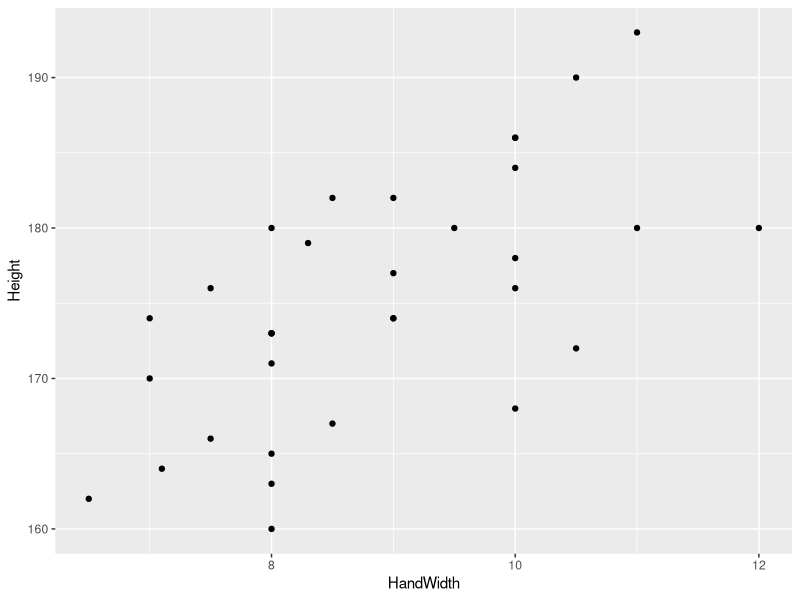
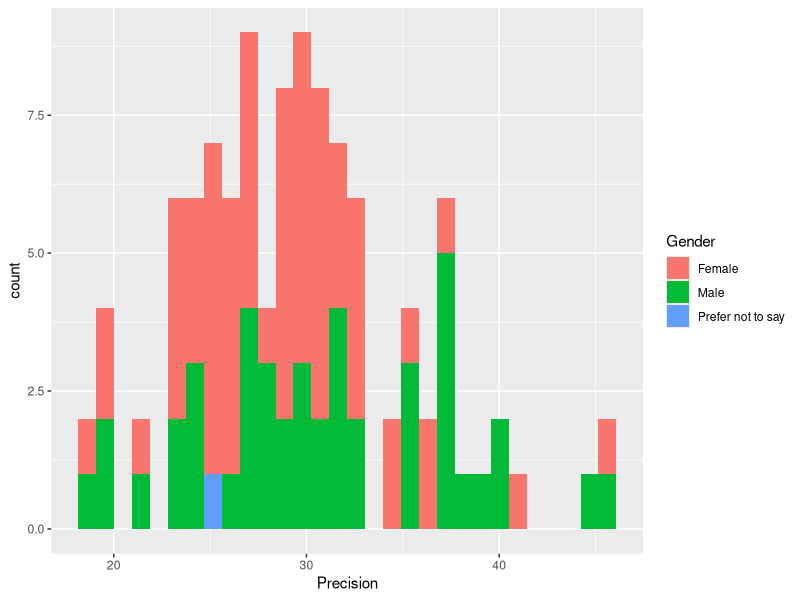

The R script that drew these images, in order: (Note: this script raises an error after producing the figures.)
require(tidyverse)
# Set options:

options(dplyr.summarise.inform = FALSE)



# class data

classData <- read.csv("CourseData/classData.csv")
head(classData)
tail(classData)


ggplot(classData %>% filter(Year == 2019), aes(x = HandWidth, y = Height)) +
  geom_point()

ggplot(classData, aes(x = Precision, fill = Gender)) +
  geom_histogram()

# Are males taller than females?

obsDiff <- classData %>%
  group_by(Gender) %>%
  summarise(meanVal = mean(Height)) %>%
  pull(meanVal) %>%
  diff()

obsDiff
df1 <- data.frame(shuffledDiffs = rep(NA, 1000))

df1$shuffledDiffs <- replicate(1000, classData %>%
  mutate(Gender = sample(Gender)) %>%
  group_by(Gender) %>%
  summarise(meanVal = mean(Height)) %>%
  pull(meanVal) %>%
  diff())

table(df1$shuffledDiffs <= obsDiff) # So the p-value is <0.001

# p-value
sum(df1$shuffledDiffs <= obsDiff) / length(df1$shuffledDiffs)

ggplot(df1, aes(shuffledDiffs)) +
  geom_histogram() +
  geom_vline(xintercept = obsDiff) +
  ggtitle("M vs. F, Height")

# Are reaction times different for males vs. females?

obsDiff <- classData %>%
  group_by(Gender) %>%
  summarise(meanVal = mean(Reaction)) %>%
  pull(meanVal) %>%
  diff()

obsDiff
df1 <- data.frame(shuffledDiffs = NULL)
df1$shuffledDiffs <- replicate(1000, classData %>%
  mutate(Gender = sample(Gender)) %>%
  group_by(Gender) %>%
  summarise(meanVal = mean(Reaction)) %>%
  pull(meanVal) %>%
  diff())

table(shuffledDiffs <= obsDiff) # So the p-value is <0.001
ggplot(df1, aes(shuffledDiffs)) +
  geom_histogram() +
  geom_vline(xintercept = obsDiff) +
  ggtitle("M vs. F, Reaction time")



# Are reaction times different for males vs. females?

obsDiff <- classData %>%
  group_by(Gender) %>%
  summarise(meanVal = mean(Precision)) %>%
  pull(meanVal) %>%
  diff()

obsDiff
df1 <- data.frame(shuffledDiffs = NULL)
df1$shuffledDiffs <- replicate(1000, classData %>%
  mutate(Gender = sample(Gender)) %>%
  group_by(Gender) %>%
  summarise(meanVal = mean(Precision)) %>%
  pull(meanVal) %>%
  diff())

table(shuffledDiffs <= obsDiff) # So the p-value is <0.001
ggplot(df1, aes(shuffledDiffs)) +
  geom_histogram() +
  geom_vline(xintercept = obsDiff) +
  ggtitle("M vs. F, Precision")

# Are reaction times different for right vs. left handers?

table(classData$Handedness)

obsDiff <- classData %>%
  filter(Handedness != "Both") %>%
  group_by(Handedness) %>%
  summarise(meanVal = mean(Reaction)) %>%
  pull(meanVal) %>%
  diff()

obsDiff

df1 <- data.frame(rep = 1:100, shuffledDiffs = NA)
df1$shuffledDiffs <- replicate(100, classData %>%
  filter(Handedness != "Both") %>%
  mutate(Handedness = sample(Handedness)) %>%
  group_by(Handedness) %>%
  summarise(meanVal = mean(Reaction)) %>%
  pull(meanVal) %>%
  diff())

table(shuffledDiffs <= obsDiff) # So the p-value is <0.001
ggplot(df1, aes(shuffledDiffs)) +
  geom_histogram() +
  geom_vline(xintercept = obsDiff) +
  ggtitle("Handedness, Reaction time")

# Some box plots
ggplot(classData, aes(x = Gender, y = Precision)) +
  geom_boxplot() +
  geom_jitter(width = 0.2)

names(classData)

ggplot(classData, aes(x = Gender, y = Coffee)) +
  geom_boxplot() +
  geom_jitter(width = 0.2)

table(classData$CatsOrDogs)

ggplot(classData, aes(x = CatsOrDogs, y = Reaction)) +
  geom_boxplot() +
  geom_jitter(width = 0.2)
